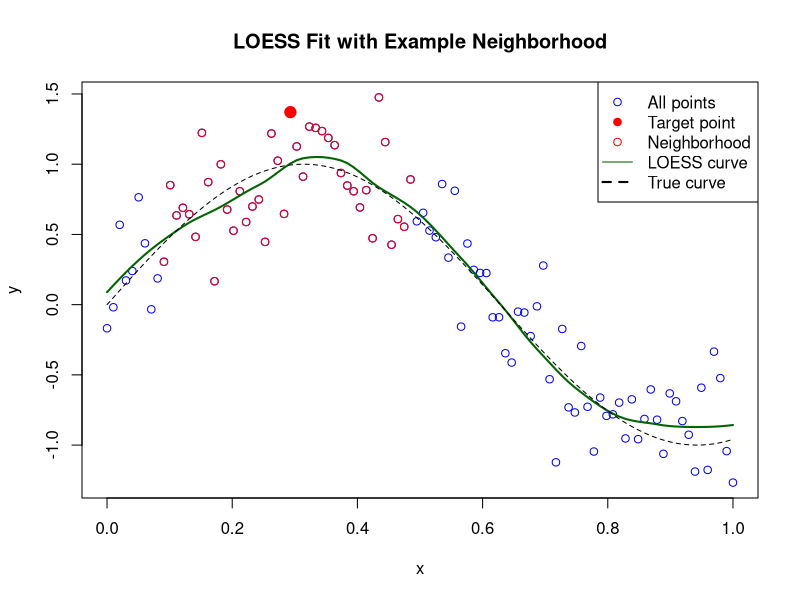

Source code (R):
# generate dummy data
set.seed(123)
x <- seq(0, 1, length.out = 100)
y_true <- sin(5*x)
y <- y_true + rnorm(length(x), mean=0, sd=0.3)

# Fit LOESS model
span = 0.4
fit <- loess(y ~ x, span = span, degree=2)

# Predict LOESS curve
x_grid <- x
y_fit <- predict(fit, newdata = data.frame(x = x_grid))

# Define a neighborhood around a target point; just for illustration
x_target <- x[floor(0.3*length(x))]
x_dist <- abs(x - x_target)
neighborhood_size <- floor(span * length(x))
neighborhood_idx <- order(x_dist)[1:neighborhood_size]

# Plot
plot(x, y, col = "blue", main = "LOESS Fit with Example Neighborhood",
     xlab = "x", ylab = "y", bg="transparent")

points(x_target, y[which(x == x_target)], col = "red", pch = 19, cex = 1.5)
points(x[neighborhood_idx], y[neighborhood_idx], col = "red")

lines(x_grid, y_fit, col = "darkgreen", lwd = 2)
lines(x_grid, y_true, col="black", lwd=1, lty=2)

legend(
  "topright", 
  legend = c("All points", "Target point", "Neighborhood", "LOESS curve", "True curve"),
  col = c("blue", "red", "red", "darkgreen", "black"), 
  pch = c(1,19, 1, NA, NA), 
  lty = c(NA, NA, NA, 1, 2), 
  lwd = c(NA, NA, NA, 1, 2)
)
